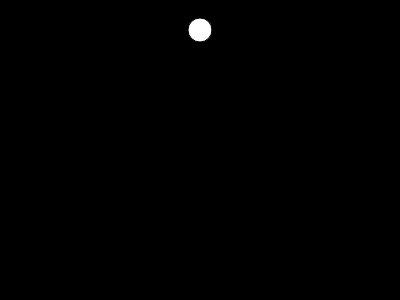
Frame 1 (no input)
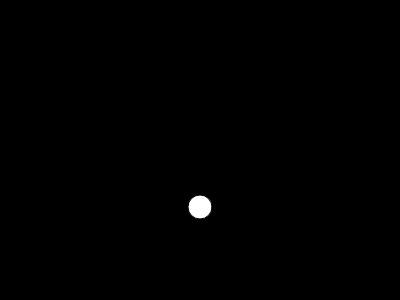
Frame 60 (no input)
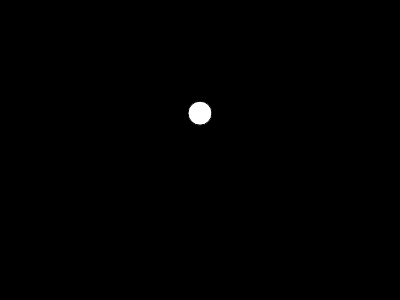
Frame 120 (the mouse pressed at the canvas centre since frame 60)

The p5.js sketch that drew these frames (run headless with seeded random() and noise() and a simulated clock; from frame 60 on, the mouse is pressed at the canvas centre):

// p5.js sketch
// ── sketch.js
let ball = {
  x: 200,
  y: 30,
  speed: 0,
  radius: 12
}

var gravity = 0.1;
var damp = -0.85;

function setup() {
  createCanvas(400, 300);
}

function displayBall() {
  fill(255);
  circle(ball.x, ball.y, ball.radius*2)
}

function moveBall() {
  ball.speed = ball.speed + gravity;
  ball.y = ball.y + ball.speed;
  if (ball.y > height - ball.radius) {
    ball.y = height - ball.radius;
    ball.speed = ball.speed * damp;
  }
}

function draw() {
  background(0);
  displayBall();
  moveBall();
}

// https://editor.p5js.org/icm/sketches/H1Oq4qta
